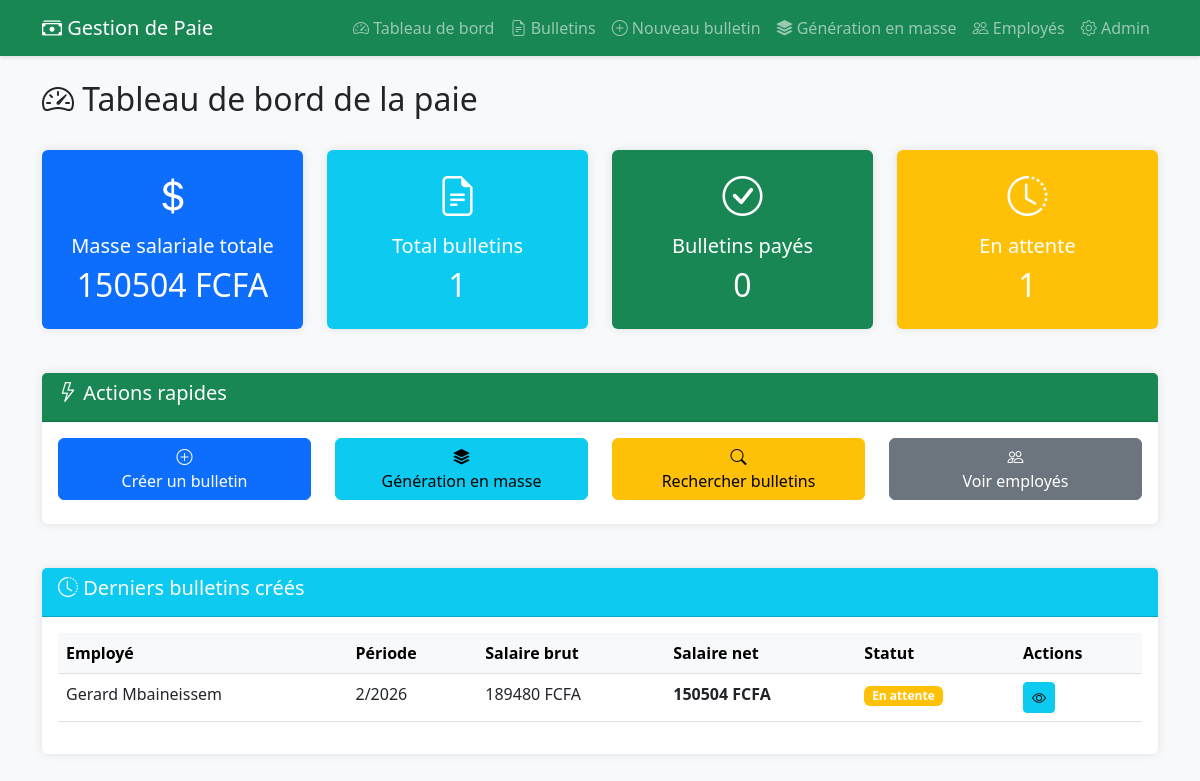
/paie/, run on the app's committed database.
### gestion_paie/models.py (models this page shows, shortened)
class BulletinPaie(models.Model):
    employe = models.ForeignKey(Employe, on_delete=models.CASCADE, related_name='bulletins')
    mois = models.IntegerField(verbose_name="Mois")
    annee = models.IntegerField(verbose_name="Année")
    salaire_base = models.DecimalField(max_digits=12, decimal_places=2, default=0, verbose_name="Salaire de base")
    heures_sup_normales = models.DecimalField(max_digits=6, decimal_places=2, default=0, verbose_name="Heures sup normales")
    montant_heures_sup_normales = models.DecimalField(max_digits=12, decimal_places=2, default=0, verbose_name="Montant heures sup normales")
    heures_sup_nuit = models.DecimalField(max_digits=6, decimal_places=2, default=0, verbose_name="Heures sup de nuit")
    montant_heures_sup_nuit = models.DecimalField(max_digits=12, decimal_places=2, default=0, verbose_name="Montant heures sup de nuit")
    heures_sup_weekend = models.DecimalField(max_digits=6, decimal_places=2, default=0, verbose_name="Heures sup week-end")
    montant_heures_sup_weekend = models.DecimalField(max_digits=12, decimal_places=2, default=0, verbose_name="Montant heures sup week-end")
    total_primes = models.DecimalField(max_digits=12, decimal_places=2, default=0, verbose_name="Total primes")
    total_deductions = models.DecimalField(max_digits=12, decimal_places=2, default=0, verbose_name="Total déductions")
    salaire_brut = models.DecimalField(max_digits=12, decimal_places=2, default=0, verbose_name="Salaire brut")
    cotisation_sociale_employe = models.DecimalField(max_digits=12, decimal_places=2, default=0, verbose_name="Cotisation sociale employé")
    cotisation_sociale_employeur = models.DecimalField(max_digits=12, decimal_places=2, default=0, verbose_name="Cotisation sociale employeur")
    salaire_imposable = models.DecimalField(max_digits=12, decimal_places=2, default=0, verbose_name="Salaire imposable")
    impot_revenu = models.DecimalField(max_digits=12, decimal_places=2, default=0, verbose_name="Impôt sur le revenu")
    salaire_net = models.DecimalField(max_digits=12, decimal_places=2, default=0, verbose_name="Salaire net")
    date_creation = models.DateTimeField(auto_now_add=True, verbose_name="Date de création")
    date_paiement = models.DateField(null=True, blank=True, verbose_name="Date de paiement")
    paye = models.BooleanField(default=False, verbose_name="Payé")
    parametres = models.ForeignKey(ParametrePaie, on_delete=models.PROTECT, verbose_name="Paramètres utilisés", null=True, blank=True)
    class Meta:
        verbose_name = "Bulletin de paie"
        verbose_name_plural = "Bulletins de paie"
        unique_together = ['employe', 'mois', 'annee']
        ordering = ['-annee', '-mois']

### gestion_emp/models.py (models this page shows, shortened)
class Employe(models.Model):
    GENRE_CHOICES = [
        ('M', 'Masculin'),
        ('F', 'Féminin'),
    ]
    STATUT_CHOICES = [
        ('actif', 'Actif'),
        ('conge', 'En congé'),
        ('suspendu', 'Suspendu'),
        ('demission', 'Démission'),
    ]
    POSTE_CHOICES = [
        ('directeur', 'Directeur'),
        ('manager', 'Manager'),
        ('chef_equipe', 'Chef d\'équipe'),
        ('employe', 'Employé'),
        ('stagiaire', 'Stagiaire'),
    ]
    matricule = models.CharField(max_length=20, unique=True, verbose_name="Matricule")
    nom = models.CharField(max_length=100, verbose_name="Nom")
    prenom = models.CharField(max_length=100, verbose_name="Prénom")
    genre = models.CharField(max_length=1, choices=GENRE_CHOICES, verbose_name="Genre")
    date_naissance = models.DateField(verbose_name="Date de naissance")
    lieu_naissance = models.CharField(max_length=100, verbose_name="Lieu de naissance")
    telephone_regex = RegexValidator(regex=r'^\+?1?\d{8,15}$', message="Numéro de téléphone invalide")
    telephone = models.CharField(validators=[telephone_regex], max_length=17, verbose_name="Téléphone")
    email = models.EmailField(unique=True, verbose_name="Email")
    adresse = models.TextField(verbose_name="Adresse")
    poste = models.CharField(max_length=50, choices=POSTE_CHOICES, verbose_name="Poste")
    departement = models.CharField(max_length=100, verbose_name="Département")
    date_embauche = models.DateField(verbose_name="Date d'embauche")
    salaire_base = models.DecimalField(max_digits=10, decimal_places=2, verbose_name="Salaire de base")
    statut = models.CharField(max_length=20, choices=STATUT_CHOICES, default='actif', verbose_name="Statut")
    date_creation = models.DateTimeField(auto_now_add=True, verbose_name="Date de création")
    date_modification = models.DateTimeField(auto_now=True, verbose_name="Dernière modification")
    class Meta:
        verbose_name = "Employé"
        verbose_name_plural = "Employés"
        ordering = ['-date_embauche']
    def get_nom_complet(self):
        return f"{self.prenom} {self.nom}"

### gestion_paie/views.py (the view)
# urls.py: path('', views.tableau_bord_paie, name='tableau_bord_paie'),
def tableau_bord_paie(request):
    bulletins = BulletinPaie.objects.all()
    total_masse_salariale = bulletins.aggregate(total=Sum('salaire_net'))['total'] or 0
    total_bulletins = bulletins.count()
    bulletins_payes = bulletins.filter(paye=True).count()
    bulletins_en_attente = bulletins.filter(paye=False).count()
    derniers_bulletins = bulletins.order_by('-date_creation')[:5]
    context = {
        'total_masse_salariale': total_masse_salariale,
        'total_bulletins': total_bulletins,
        'bulletins_payes': bulletins_payes,
        'bulletins_en_attente': bulletins_en_attente,
        'derniers_bulletins': derniers_bulletins,
    }
    return render(request, 'gestion_paie/tableau_bord.html', context)

### gestion_paie/templates/gestion_paie/tableau_bord.html (shortened to what this page needs)
{% extends 'gestion_paie/base.html' %}
{% block content %}
<div class="row mb-4">
    <div class="col-md-12">
        <h2><i class="bi bi-speedometer2"></i> Tableau de bord de la paie</h2>
    </div>
</div>
<div class="row mb-4">
    <div class="col-md-3">
        <div class="card stat-card text-white bg-primary">
            <div class="card-body text-center">
                <i class="bi bi-currency-dollar fs-1"></i>
                <h5 class="card-title mt-2">Masse salariale totale</h5>
                <h2>{{ total_masse_salariale|floatformat:0 }} FCFA</h2>
            </div>
        </div>
    </div>
    <div class="col-md-3">
        <div class="card stat-card text-white bg-info">
            <div class="card-body text-center">
                <i class="bi bi-file-earmark-text fs-1"></i>
                <h5 class="card-title mt-2">Total bulletins</h5>
                <h2>{{ total_bulletins }}</h2>
            </div>
        </div>
    </div>
    <div class="col-md-3">
        <div class="card stat-card text-white bg-success">
            <div class="card-body text-center">
                <i class="bi bi-check-circle fs-1"></i>
                <h5 class="card-title mt-2">Bulletins payés</h5>
                <h2>{{ bulletins_payes }}</h2>
            </div>
        </div>
    </div>
    <div class="col-md-3">
        <div class="card stat-card text-white bg-warning">
            <div class="card-body text-center">
                <i class="bi bi-clock-history fs-1"></i>
                <h5 class="card-title mt-2">En attente</h5>
                <h2>{{ bulletins_en_attente }}</h2>
            </div>
        </div>
    </div>
</div>
<div class="row mb-4">
    <div class="col-md-12">
        <div class="card">
            <div class="card-header bg-success text-white">
                <h5><i class="bi bi-lightning"></i> Actions rapides</h5>
            </div>
            <div class="card-body">
                <div class="row">
                    <div class="col-md-3">
                        <a href="{% url 'creer_bulletin' %}" class="btn btn-primary w-100 mb-2">
                            <i class="bi bi-plus-circle"></i><br>Créer un bulletin
                        </a>
                    </div>
                    <div class="col-md-3">
                        <a href="{% url 'generer_bulletins_masse' %}" class="btn btn-info w-100 mb-2">
                            <i class="bi bi-stack"></i><br>Génération en masse
                        </a>
                    </div>
                    <div class="col-md-3">
                        <a href="{% url 'liste_bulletins' %}" class="btn btn-warning w-100 mb-2">
                            <i class="bi bi-search"></i><br>Rechercher bulletins
                        </a>
                    </div>
                    <div class="col-md-3">
                        <a href="{% url 'liste_employes' %}" class="btn btn-secondary w-100 mb-2">
                            <i class="bi bi-people"></i><br>Voir employés
                        </a>
                    </div>
                </div>
            </div>
        </div>
    </div>
</div>
<div class="row">
    <div class="col-md-12">
        <div class="card">
            <div class="card-header bg-info text-white">
                <h5><i class="bi bi-clock-history"></i> Derniers bulletins créés</h5>
            </div>
            <div class="card-body">
                {% if derniers_bulletins %}
                <div class="table-responsive">
                    <table class="table table-hover">
                        <thead class="table-light">
                            <tr>
                                <th>Employé</th>
                                <th>Période</th>
                                <th>Salaire brut</th>
                                <th>Salaire net</th>
                                <th>Statut</th>
                                <th>Actions</th>
                            </tr>
                        </thead>
                        <tbody>
                            {% for bulletin in derniers_bulletins %}
                            <tr>
                                <td>{{ bulletin.employe.get_nom_complet }}</td>
                                <td>{{ bulletin.mois }}/{{ bulletin.annee }}</td>
                                <td>{{ bulletin.salaire_brut|floatformat:0 }} FCFA</td>
                                <td><strong>{{ bulletin.salaire_net|floatformat:0 }} FCFA</strong></td>
                                <td>
                                    {% if bulletin.paye %}
                                        <span class="badge bg-success">Payé</span>
                                    {% else %}
                                        <span class="badge bg-warning">En attente</span>
                                    {% endif %}
                                </td>
                                <td>
                                    <a href="{% url 'detail_bulletin' bulletin.pk %}" class="btn btn-sm btn-info">
                                        <i class="bi bi-eye"></i>
                                    </a>
                                </td>
                            </tr>
                            {% endfor %}
                        </tbody>
                    </table>
                </div>
                {% else %}
                <div class="alert alert-info">
                    <i class="bi bi-info-circle"></i> Aucun bulletin créé pour le moment.
                    <a href="{% url 'creer_bulletin' %}">Créer le premier bulletin</a>
                </div>
                {% endif %}
            </div>
        </div>
    </div>
</div>
{% endblock %}

### gestion_paie/templates/gestion_paie/base.html (style rules this page uses)
body { background-color: #f8f9fa; }
.card { box-shadow: 0 0 10px rgba(0,0,0,.1); border: none; margin-bottom: 20px; }
.stat-card { transition: transform 0.2s; }

### data on the page
BulletinPaie: employe.get_nom_complet "Gerard Mbaineissem", mois "2", annee "2026", salaire_brut "189480", salaire_net "150504", paye "En attente"

### other printed values
{{ total_masse_salariale|floatformat:0 }} "150504"
{{ total_bulletins }} "1"
{{ bulletins_payes }} "0"
{{ bulletins_en_attente }} "1"
